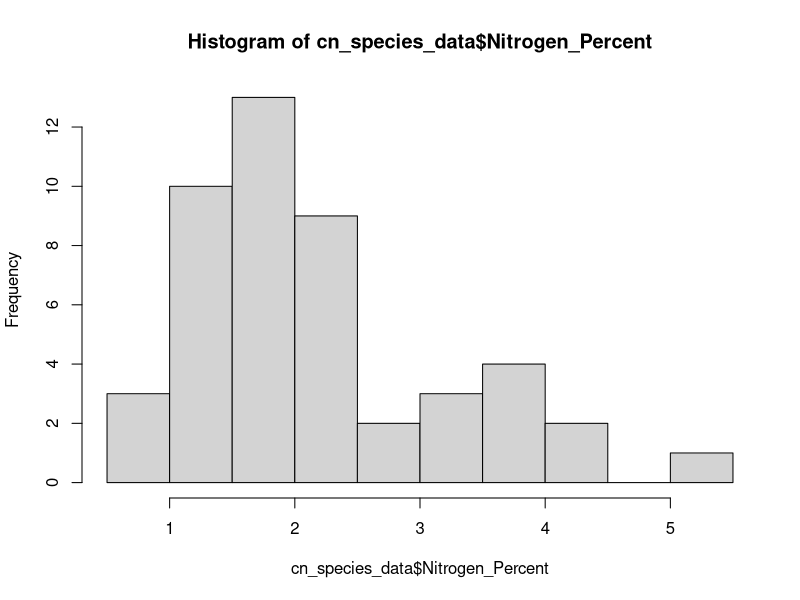
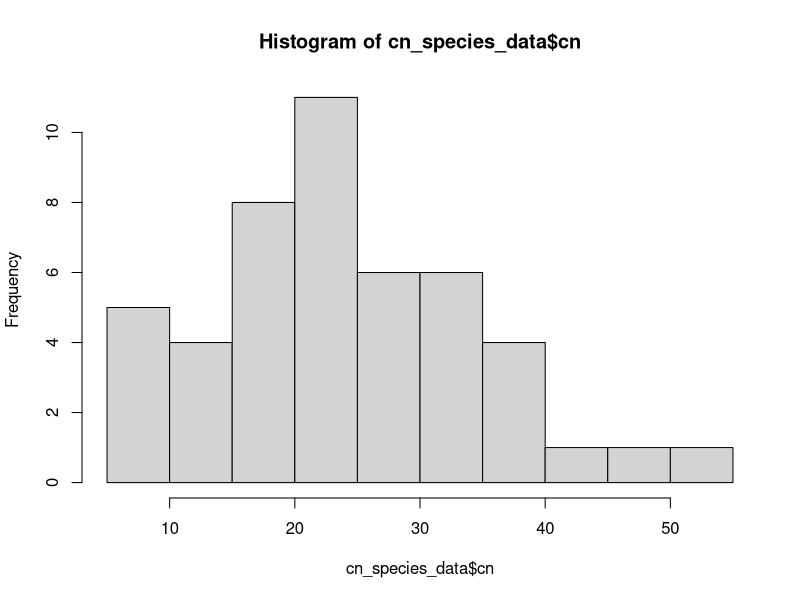
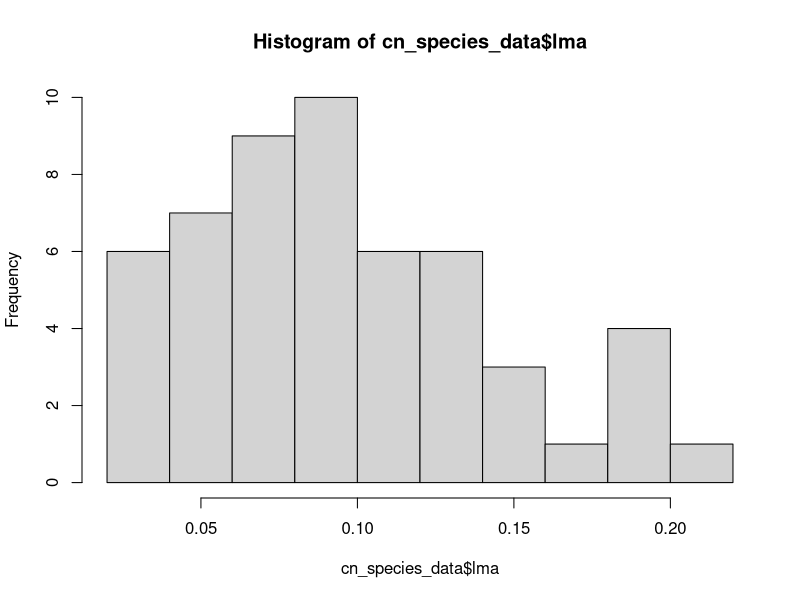
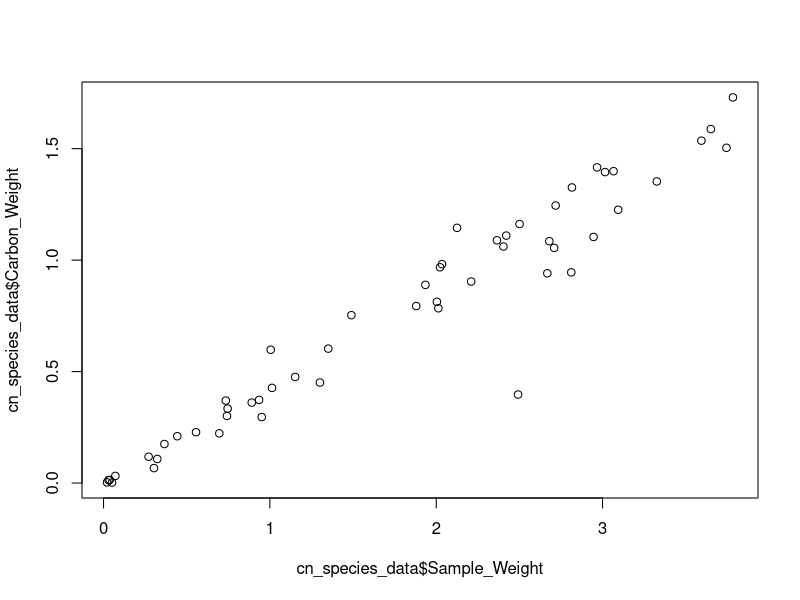
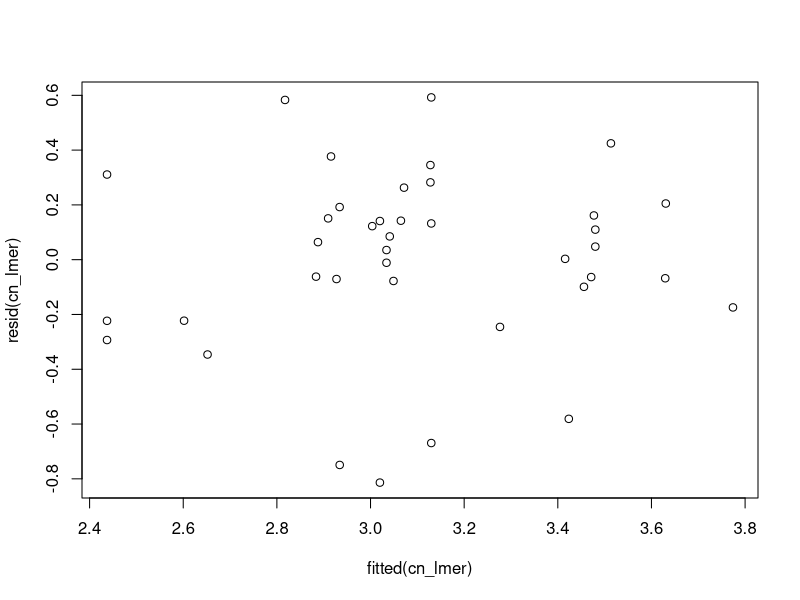

The R script that drew these images, in order: (Note: this script raises an error after producing the figures.)
# script for analyzing CN data from GUMO samples
# for Jose Villeda's Honors project

## load packages
library(dplyr)
# install.packages('lme4')
library(lme4)
library(car)
library(emmeans)
# install.packages('ggplot2')
library(ggplot2)

## load (i.e., read) the data
cn_data = read.csv('../../data/cn/jose_gumo_1_results.csv')
species_info = read.csv('../../data/cn/species_information.csv', fileEncoding = 'Latin1')

## look at data
head(cn_data)
head(species_info)

## merge dataasets
cn_species_data = left_join(cn_data, species_info, by = c("Sample_ID" = "sample_id"))
head(cn_species_data)

## calculate variables
cn_species_data$cn = cn_species_data$Carbon_Percent / cn_species_data$Nitrogen_Percent
cn_species_data$lma = cn_species_data$mass / cn_species_data$area

## make some simple graphs
### histogram of the percent nitrogen data
hist(cn_species_data$Nitrogen_Percent)
hist(cn_species_data$cn)
hist(cn_species_data$lma)
plot(cn_species_data$Sample_Weight, cn_species_data$Carbon_Weight)

## test hypotheses about herbaceous/woody
### make new column describing whether species is woody or not
cn_species_data$woody <- NA
cn_species_data$woody[cn_species_data$life_history == 'Forb' | cn_species_data$life_history == 'Grass'] <- 'no'
cn_species_data$woody[cn_species_data$life_history == 'Shrub' | cn_species_data$life_history == 'Tree'] <- 'yes'

cn_species_data$PFT[cn_species_data$life_history == 'Grass' & 
                      cn_species_data$photosynthesis_type == 'C3'] <- 'C3 grass'
cn_species_data$PFT[cn_species_data$life_history == 'Grass' & 
                      cn_species_data$photosynthesis_type == 'C4'] <- 'C4 grass'
cn_species_data$PFT[cn_species_data$life_history == 'Forb' & 
                      cn_species_data$photosynthesis_type == 'C3'] <- 'C3 forb'
cn_species_data$PFT[cn_species_data$life_history == 'Shrub' & 
                      cn_species_data$photosynthesis_type == 'C3'] <- 'C3 shrub'
cn_species_data$PFT[cn_species_data$life_history == 'Tree' & 
                      cn_species_data$photosynthesis_type == 'C3'] <- 'C3 tree'

### test whether C/N ratios differ across plant type and environment
cn_lmer <- lmer(log(cn) ~ PFT * elevation_m + (1|family), 
                data = cn_species_data)
plot(resid(cn_lmer) ~ fitted(cn_lmer))
summary(cn_lmer)
Anova(cn_lmer)
cld(emmeans(cn_lmer, ~PFT))
emtrends(cn_lmer, ~1, var = 'elevation_m')

### test whether percent N differ across plant type and environment
nper_lmer <- lmer(log(Nitrogen_Percent) ~ PFT * elevation_m + (1|family), 
                data = cn_species_data)
plot(resid(nper_lmer) ~ fitted(nper_lmer))
summary(nper_lmer)
Anova(nper_lmer)
cld(emmeans(nper_lmer, ~PFT))
emtrends(nper_lmer, ~1, var = 'elevation_m')

### test whether percent lma differs across plant type and environment
lma_lmer <- lmer(log(lma) ~ PFT * elevation_m + (1|family), 
                  data = cn_species_data)
plot(resid(lma_lmer) ~ fitted(lma_lmer))
summary(lma_lmer)
Anova(lma_lmer)
cld(emmeans(lma_lmer, ~PFT))
emtrends(lma_lmer, ~1, var = 'elevation_m')

### results summary
# biggest effect is elevation, where there is great N at higher elevation
# follows predictions from Wang et al. (2017), which suggests
# that plants increase leaf N at high elevation because of high water stress
# more N allows them to maintain photosynthesis at lower stomatal conductance
# could test this with the stomatal data from Zach

### make plots
#### quick plots
plot(log(Nitrogen_Percent) ~ elevation_m, data = cn_species_data)
plot(log(cn) ~ elevation_m, data = cn_species_data)

#### nice plots
##### percent nitrogen x elevation
elevation_vector = seq(min(cn_species_data$elevation_m, na.rm = T), 
                       max(cn_species_data$elevation_m, na.rm = T), 1)
nper_elevation_slope = summary(emtrends(nper_lmer, ~1, var = 'elevation_m'))[1, 2]
nper_elevation_intercept = summary(emmeans(nper_lmer, ~1, at = list(elevation_m = 0)))[1, 2]
nper_modeled = nper_elevation_slope * elevation_vector + nper_elevation_intercept
nper_model_df = data.frame(elevation = elevation_vector, nper = nper_modeled)

ggplot(data = cn_species_data, aes(x = elevation_m, y = Nitrogen_Percent, shape = PFT)) +
  theme(legend.position = "right", 
        axis.title.y=element_text(size=rel(2.5), colour = 'black'),
        axis.title.x=element_text(size=rel(2.5), colour = 'black'),
        axis.text.x=element_text(size=rel(2), colour = 'black'),
        axis.text.y=element_text(size=rel(2), colour = 'black'),
        panel.background = element_rect(fill = 'white', colour = 'black'),
        panel.grid.major = element_line(colour = "grey")) +
  geom_point(colour = rgb(0, 0, 0, 0.5), size = 4) +
  geom_line(data = nper_model_df, aes(x = elevation, y = exp(nper), shape = NULL), 
            size = 4, col = rgb(0, 0, 0, 0.7)) +
  ylab('Leaf N (%)') +
  xlab('Elevation (m)') +
  xlim(c(500, 2500)) +
  ylim(c(0, 5))
